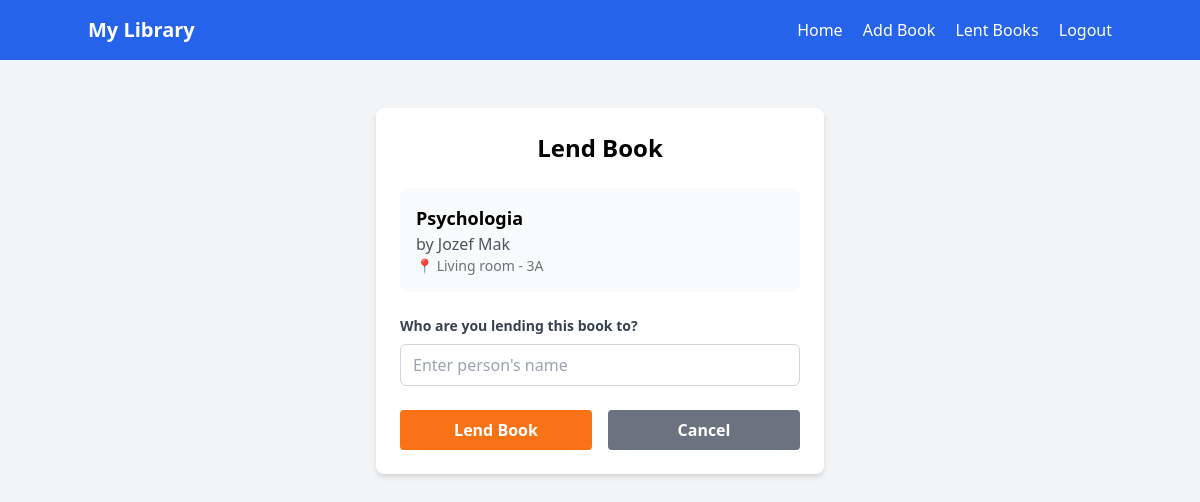
Page /lend_book/1 (signed in) on the committed database.
### app.py (models this page shows)
class Book(db.Model):
    id = db.Column(db.Integer, primary_key=True)
    title = db.Column(db.String(200), nullable=False)
    author = db.Column(db.String(100), nullable=False)
    room = db.Column(db.String(50), nullable=False)
    shelf = db.Column(db.String(50), nullable=False)
    is_lent = db.Column(db.Boolean, default=False)
    lent_to = db.Column(db.String(100), nullable=True)
    lent_date = db.Column(db.DateTime, nullable=True)

### app.py (the view, shortened to what this page needs)
@app.route('/lend_book/<int:book_id>', methods=['GET', 'POST'])
@login_required
def lend_book(book_id):
    book = Book.query.get_or_404(book_id)
    if book.is_lent:
        flash('This book is already lent out!')
        return redirect(url_for('index'))
    return render_template('lend_book.html', book=book)

### app.py (called while the page is built)
@login_manager.user_loader
def load_user(user_id):
    return User.query.get(int(user_id))

### templates/lend_book.html
{% extends "base.html" %}
{% block content %}
<div class="max-w-md mx-auto bg-white rounded-lg shadow-md p-6">
    <h2 class="text-2xl font-bold mb-6 text-center">Lend Book</h2>
    <div class="mb-6 p-4 bg-gray-50 rounded-lg">
        <h3 class="font-bold text-lg">{{ book.title }}</h3>
        <p class="text-gray-600">by {{ book.author }}</p>
        <p class="text-sm text-gray-500">📍 {{ book.room }} - {{ book.shelf }}</p>
    </div>
    <form method="POST">
        <div class="mb-6">
            <label for="lent_to" class="block text-gray-700 text-sm font-bold mb-2">
                Who are you lending this book to?
            </label>
            <input type="text" name="lent_to" required
                   placeholder="Enter person's name"
                   class="w-full px-3 py-2 border border-gray-300 rounded-md focus:outline-none focus:ring-2 focus:ring-blue-500">
        </div>
        <div class="flex space-x-4">
            <button type="submit"
                    class="flex-1 bg-orange-500 hover:bg-orange-700 text-white font-bold py-2 px-4 rounded">
                Lend Book
            </button>
            <a href="{{ url_for('index') }}"
               class="flex-1 bg-gray-500 hover:bg-gray-700 text-white font-bold py-2 px-4 rounded text-center">
                Cancel
            </a>
        </div>
    </form>
</div>
{% endblock %}

### rows in the picture
Book: title "Psychologia", author "Jozef Mak", room "Living room", shelf "3A"
